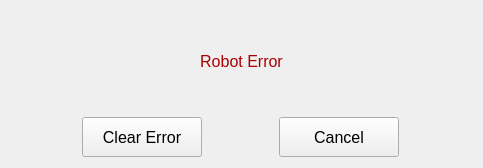
<?xml version="1.0" encoding="UTF-8"?>
<ui version="4.0">
 <class>RobotErrorCodeDialog</class>
 <widget class="QDialog" name="RobotErrorCodeDialog">
  <property name="geometry">
   <rect>
    <x>0</x>
    <y>0</y>
    <width>483</width>
    <height>168</height>
   </rect>
  </property>
  <property name="font">
   <font>
    <pointsize>12</pointsize>
   </font>
  </property>
  <property name="windowTitle">
   <string>Robot Error</string>
  </property>
  <layout class="QVBoxLayout" name="verticalLayout">
   <item>
    <widget class="QLabel" name="label">
     <property name="sizePolicy">
      <sizepolicy hsizetype="Preferred" vsizetype="Expanding">
       <horstretch>0</horstretch>
       <verstretch>0</verstretch>
      </sizepolicy>
     </property>
     <property name="styleSheet">
      <string notr="true">color: rgb(170, 0, 0);</string>
     </property>
     <property name="text">
      <string>Robot Error</string>
     </property>
     <property name="alignment">
      <set>Qt::AlignCenter</set>
     </property>
    </widget>
   </item>
   <item>
    <layout class="QHBoxLayout" name="horizontalLayout">
     <item>
      <widget class="QToolButton" name="btn_clear">
       <property name="minimumSize">
        <size>
         <width>120</width>
         <height>40</height>
        </size>
       </property>
       <property name="text">
        <string>Clear Error</string>
       </property>
      </widget>
     </item>
     <item>
      <widget class="QToolButton" name="btn_cancel">
       <property name="minimumSize">
        <size>
         <width>120</width>
         <height>40</height>
        </size>
       </property>
       <property name="text">
        <string>Cancel</string>
       </property>
      </widget>
     </item>
    </layout>
   </item>
  </layout>
 </widget>
 <resources/>
 <connections/>
</ui>
